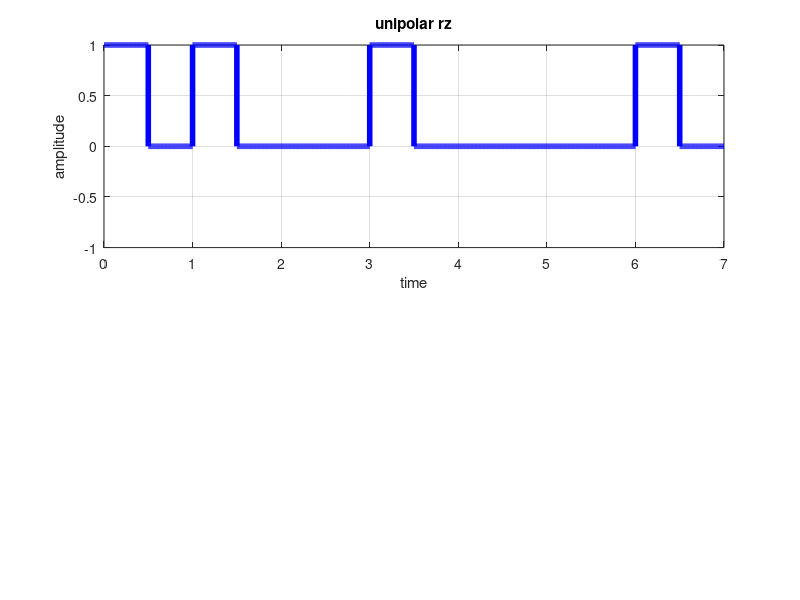

Recreate this plot in MATLAB.
clear all;
close all;
fs=100;
t=0:1/fs:1;
bit=[ 1 1 0 1 0 0 1];
time=[];
dis_sig=[];
for i=1:1:length(bit)
    dis_sig=[dis_sig (bit(i)==0)*zeros(1,length(t))+(bit(i)==1)*ones(1,length(t/2))];
time=[time t/2];
t=t +1;
dis_sig=[dis_sig (bit(i)==0)*zeros(1,length(t))+(bit(i)==1)*zeros(1,length(t/2))];
time=[time t/2];
t=t+1;
end
subplot(2,1,1);
plot(time,dis_sig,'b','linewidth',4);
axis([0 time(end) -1 1]);
xlabel('time');
ylabel('amplitude');
title('unipolar rz');
grid on;